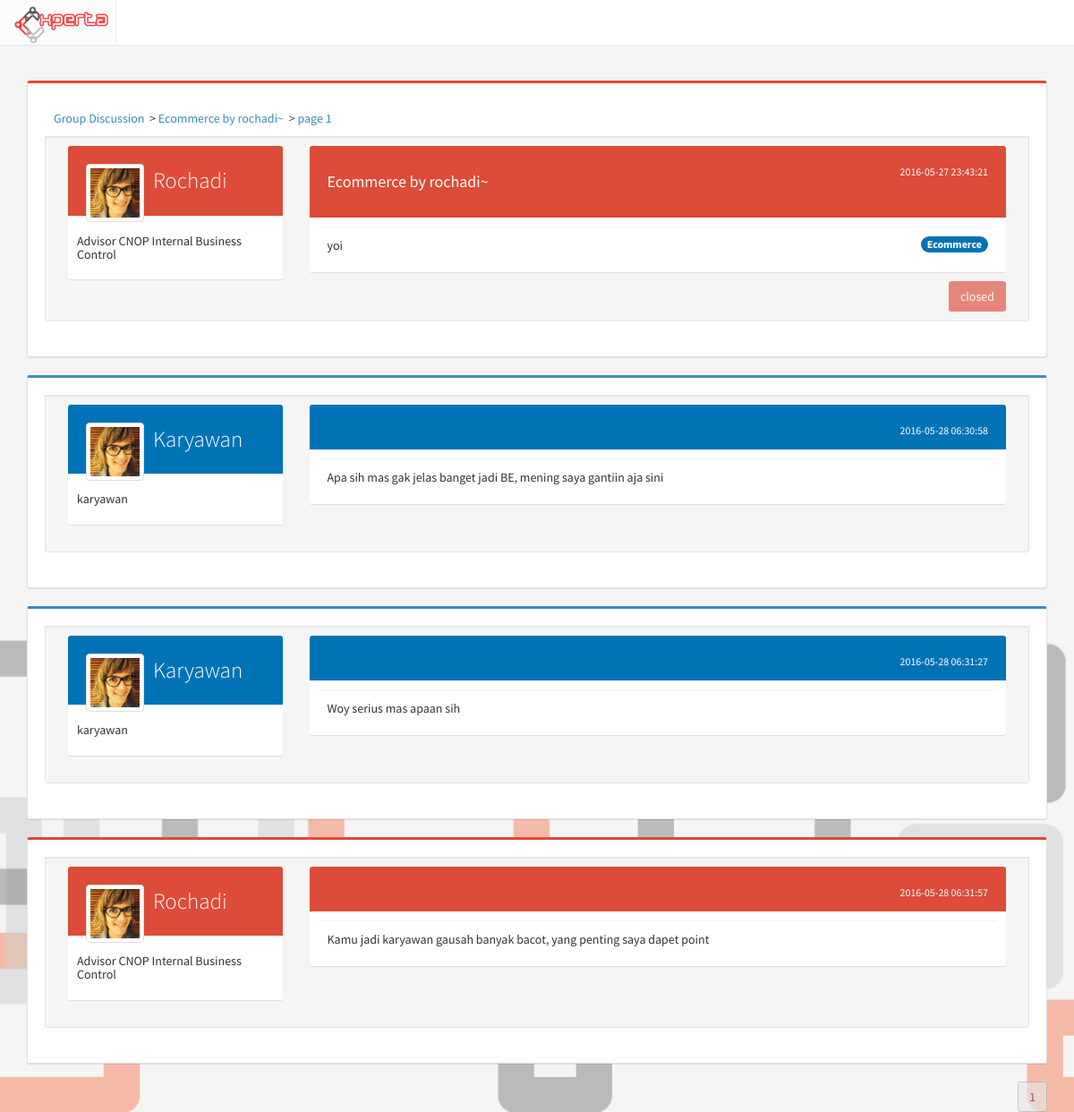
The page /discussion/view_discussion/16 on the database its author committed.
### tables this page shows
CREATE TABLE `discussion` (
  `id_discussion` int(11) NOT NULL,
  `id_scope` int(11) NOT NULL,
  `id_user` int(11) NOT NULL,
  `id_step` int(11) NOT NULL,
  `title` varchar(200) NOT NULL,
  `content` text NOT NULL,
  `summary` text NOT NULL,
  `created_at` timestamp NOT NULL DEFAULT CURRENT_TIMESTAMP,
  `updated_at` timestamp NOT NULL DEFAULT CURRENT_TIMESTAMP ON UPDATE CURRENT_TIMESTAMP,
  `status` int(11) NOT NULL,
  `views` int(11) NOT NULL DEFAULT '0'
);

CREATE TABLE `profile` (
  `id_profile` int(11) NOT NULL,
  `NIK` varchar(50) NOT NULL,
  `id_user` int(11) NOT NULL,
  `fullname` varchar(255) NOT NULL,
  `birthdate` date DEFAULT NULL,
  `gender` enum('M','F') DEFAULT NULL,
  `id_expert` int(11) DEFAULT NULL,
  `pic` varchar(500) DEFAULT 'default.png',
  `updated_at` timestamp NOT NULL DEFAULT CURRENT_TIMESTAMP ON UPDATE CURRENT_TIMESTAMP,
  `login` int(11) NOT NULL DEFAULT '0'
);

CREATE TABLE `expert` (
  `id_expert` int(11) NOT NULL,
  `id_directorate` int(11) NOT NULL,
  `expert_name` varchar(100) NOT NULL
);

CREATE TABLE `scope` (
  `id_scope` int(11) NOT NULL,
  `scope_name` varchar(50) NOT NULL
);

CREATE TABLE `discussion_comment` (
  `id_comment` int(11) NOT NULL,
  `id_discussion` int(11) NOT NULL,
  `id_user` int(11) NOT NULL,
  `title` text NOT NULL,
  `content` text NOT NULL,
  `created_at` timestamp NOT NULL DEFAULT CURRENT_TIMESTAMP,
  `updated_at` timestamp NOT NULL DEFAULT CURRENT_TIMESTAMP ON UPDATE CURRENT_TIMESTAMP
);

### index.php (called while the page is built, shortened)
<?php
require_once BASEPATH.'core/CodeIgniter.php';

### application/models/Discussion_model.php (called while the page is built, shortened)
<?php
class Discussion_model extends CI_Model
{
	function disc_get_thread($id){
		return $this->db->query("SELECT title, discussion.status, discussion.summary, id_discussion, scope_name, content, user.id_user, discussion.created_at, discussion.updated_at, fullname, expert_name
				FROM discussion, user, profile, expert, scope
				WHERE discussion.id_user = user.id_user
					AND id_discussion = '$id'
					AND discussion.id_scope = scope.id_scope
					AND user.id_user = profile.id_user
					AND profile.id_expert = expert.id_expert
				")->result();
	}
	function get_disc_comment($id, $page=0){
			$page = ($page * 20);
			$hasil['data'] = $this->db->query("SELECT fullname, user.id_user, title, content, expert_name, level_name, created_at
				FROM discussion_comment, user, profile, level, expert
				WHERE id_discussion = '$id'
					AND discussion_comment.id_user = user.id_user
					AND user.id_user = profile.id_user
					AND user.id_level = level.id_level
					AND profile.id_expert = expert.id_expert
				ORDER BY id_comment ASC
				LIMIT $page, 20
				")->result();
			$hasil['count'] = $this->db->query("SELECT COUNT(*) as count FROM discussion_comment WHERE id_discussion = '$id' ")->result();
			return $hasil;
		}
}

### application/helpers/utama_helper.php (called while the page is built, shortened)
<?php
function switchstatus($status){
	switch ($status) {
		case 0:
			$ret['title'] = 'closed';
			$ret['class'] = 'bg-red';
			break;
	}
	return $ret;
}

### application/views/discussion/discussion_view.php (the view, shortened to what this page needs)
<?php include 'application/views/header.php' ?>
	<link rel="stylesheet" type="text/css" href="<?= base_url('assets/css/bootstrap3-wysihtml5.min.css') ?>">
	<div class="container">
	<div class="row">
	<div class="col-md-12 isi">
	<div class="col-md-12 box box-danger well">
		<div class="box-header">
		<?php $i=0; foreach ($tree as $tangkal): ?>
			<?php if ($i): ?>
				<?php echo '> ' ?>
			<?php endif ?>
			<a href="<?php echo $tangkal['url'] ?>"><?php echo $tangkal['title'] ?></a>&nbsp;
		<?php $i++; endforeach ?>
		</div>
		<div class="box-body well">
			<div class="col-md-3">
				<div class="box box-widget widget-user-2">
                <div class="widget-user-header bg-red">
                  <div class="widget-user-image">
                    <img class="img-thumbnail" width="20" height="20" src="http://localhost/adminlte/dist/img/user7-128x128.jpg" alt="user image">
                  </div>
                  <h4 class="widget-user-username">
                  	<a class="clearlink" href="<?php echo site_url('account/user/'.$thread[0]->id_user)  ?>">
                  		<?php echo $thread[0]->fullname; ?>
                  	</a>
                  </h4>
                </div>
                <div class="box-footer">
                  <h5><?= $thread[0]->expert_name; ?></h5>
                </div>
              </div>
			</div>
			<div class="col-md-9">
				<div class="box box-widget widget-user-2">
					<div class="widget-user-header bg-red">
							<small class="pull-right"><?= $thread[0]->created_at; ?></small>
							<h4><?= $thread[0]->title; ?></h4>
					</div>
					<div class="box-footer content-forum">
					<span class="badge bg-blue pull-right"><?php echo $thread[0]->scope_name ?></span>
						<?= $thread[0]->content; ?>
					</div>
					<?php if ($thread[0]->status != 2): ?>
						<?php
							$status = switchstatus($thread[0]->status);
		                    $kelas = $status['class'];
		                    $judul = $status['title'];
						?>
						<a class="btn disabled <?php echo $kelas ?> pull-right" >
							<?php echo $judul ?>
						</a>
					<?php endif ?>
				</div>
			</div>
		</div>
	</div>
<?php foreach ($comment as $komentar ): ?>
<?php
	$kelas = ($komentar->level_name == 'be') ? 'bg-red' : 'bg-blue' ;
	$box = ($komentar->level_name == 'be') ? 'box-danger' : 'box-primary' ;
 ?>
<div class="col-md-12 box <?php echo $box ?> well">
		<div class="box-body well">
			<div class="col-md-3">
				<div class="box box-widget widget-user-2">
                <div class="widget-user-header <?php echo $kelas ?>">
                  <div class="widget-user-image">
                    <img class="img-thumbnail" width="20" height="20" src="http://localhost/adminlte/dist/img/user7-128x128.jpg" alt="user image">
                  </div>
                  <h4 class="widget-user-username">
                  	<a class="clearlink" href="<?php echo site_url('account/user/'.$komentar->id_user)  ?>">
                  		<?php echo $komentar->fullname ?>
                  	</a>
                  </h4>
                </div>
                <div class="box-footer">
                  <h5><?php echo $komentar->expert_name ?></h5>
                </div>
              </div>
			</div>
			<div class="col-md-9">
				<div class="box box-widget widget-user-2">
					<div class="widget-user-header <?php echo $kelas ?>">
							<small class="pull-right"><?php echo $komentar->created_at ?></small>
					</div>
					<div class="box-footer content-forum">
						<?php echo $komentar->content ?>
					</div>
				</div>
			</div>
		</div>
	</div>
<?php endforeach ?>
<div class="btn-group pull-right">
	<?php echo $page ?>
</div>
	</div>

### assets/css/main.css (style rules this page uses)
body { background-color: #ecf0f5; margin-top: 50px; }
.full { background: url('../img/backimg.png') no-repeat center center fixed; -webkit-background-size: cover; -moz-background-size: cover; background-size: cover; -o-background-size: cover; }
.isi { margin-top: 40px; }
.clearlink { color: #fff; }
.content-forum { margin: 10px; text-align: justify; }

### rows shown on the page
discussion: profile.fullname "Rochadi", expert.expert_name "Advisor CNOP Internal Business Control", created_at "2016-05-27 23:43:21", title "Ecommerce by rochadi~", id_scope.scope_name "Ecommerce", content "yoi", status "closed"
discussion_comment: profile.fullname "Karyawan", expert.expert_name "karyawan", created_at "2016-05-28 06:30:58", content "Apa sih mas gak jelas banget jadi BE, mening saya gantiin aja sini"
discussion_comment: profile.fullname "Karyawan", expert.expert_name "karyawan", created_at "2016-05-28 06:31:27", content "Woy serius mas apaan sih"
discussion_comment: profile.fullname "Rochadi", expert.expert_name "Advisor CNOP Internal Business Control", created_at "2016-05-28 06:31:57", content "Kamu jadi karyawan gausah banyak bacot, yang penting saya dapet point"

### other values the page prints
$tangkal['title'] "Group Discussion"
$tangkal['title'] "Ecommerce by rochadi~"
$tangkal['title'] "page 1"
